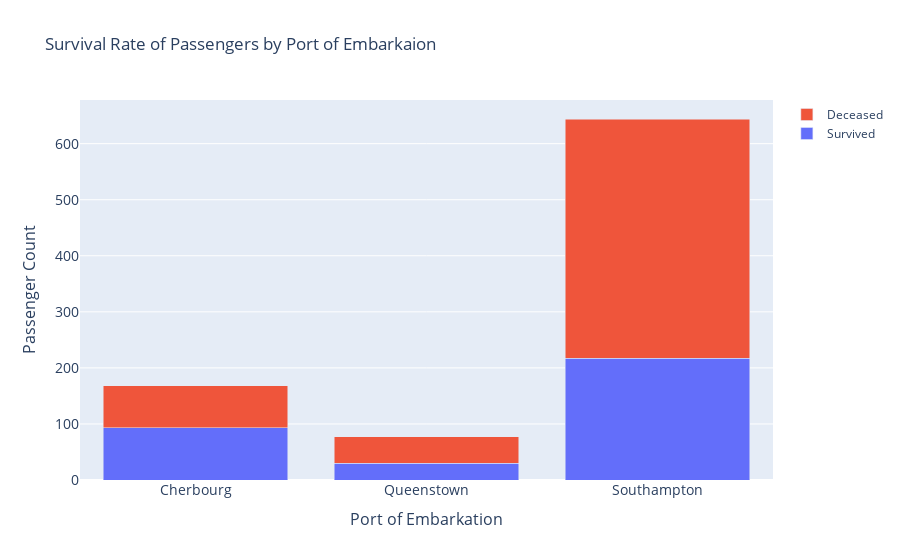

The code cell stored with this chart in its notebook:
### Markdown cell above
### The Embarked Feature
This feature tells us what port the passenger embarked from, where C = Cherbourg, Q = Queenstown, S = Southampton.

### Code cell
survival_plot(train_df,
                 col='Embarked',
                 x_vals=['C','Q','S'],
                 x_labels=['Cherbourg','Queenstown','Southampton'],
                 plot_title='Survival Rate of Passengers by Port of Embarkaion',
                 xaxis_title='Port of Embarkation',
                 yaxis_title='Passenger Count')

### Figure 1 — Plotly figure (JSON) as saved in the notebook; plotly's stock layout.template omitted (floating-point values rounded to 4 significant figures)
{"data": [{"customdata": [55.36, 38.96, 33.7], "hovertemplate": "%{customdata:.2f}%", "name": "Survived", "type": "bar", "x": ["Cherbourg", "Queenstown", "Southampton"], "y": [93, 30, 217]}, {"customdata": [44.64, 61.04, 66.3], "hovertemplate": "%{customdata:.2f}%", "name": "Deceased", "type": "bar", "x": ["Cherbourg", "Queenstown", "Southampton"], "y": [75, 47, 427]}], "layout": {"autosize": true, "barmode": "stack", "title": {"text": "Survival Rate of Passengers by Port of Embarkaion"}, "xaxis": {"autorange": true, "range": [-0.5, 2.5], "tickfont": {"size": 14}, "title": {"font": {"size": 16}, "text": "Port of Embarkation"}, "type": "category"}, "yaxis": {"autorange": true, "range": [0, 677.9], "tickfont": {"size": 14}, "title": {"font": {"size": 16}, "text": "Passenger Count"}, "type": "linear"}}}
